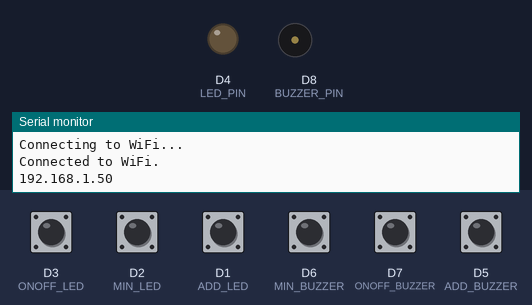
The sketch below on a simulated ESP8266 (NodeMCU). Parts: output pins drawn as LEDs (lit = HIGH), buzzer (waves = sounding, pin HIGH), the last lines printed to the serial monitor. Inputs (shaded band) come from the test bench; at power-on: D1 (ADD_LED), D2 (MIN_LED), D3 (ONOFF_LED), D5 (ADD_BUZZER), D6 (MIN_BUZZER), D7 (ONOFF_BUZZER) HIGH. WiFi joins after 1.5 s; servers stay silent unless stated.

Above: at 3.2 s.
3.3 s: D3 (ONOFF_LED) pulled LOW for 1 s
At 5.3 s:
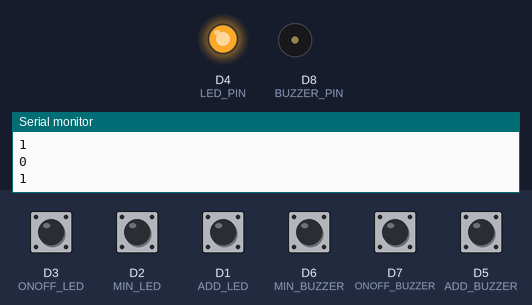
6.3 s: D7 (ONOFF_BUZZER) pulled LOW for 0.15 s
At 7.0 s:
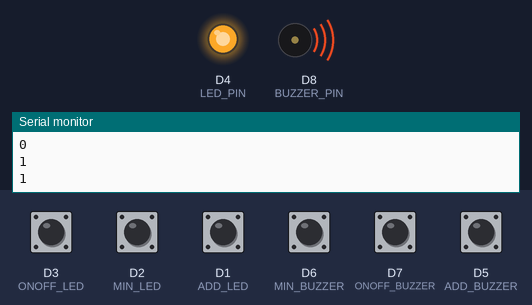
8.0 s: D3 (ONOFF_LED) pulled LOW for 0.15 s
At 8.9 s:
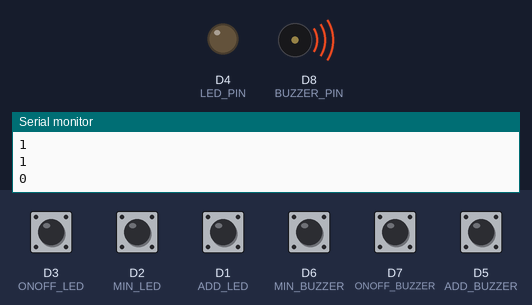
9.6 s: D5 (ADD_BUZZER) pulled LOW for 1 s
At 10.03 s:
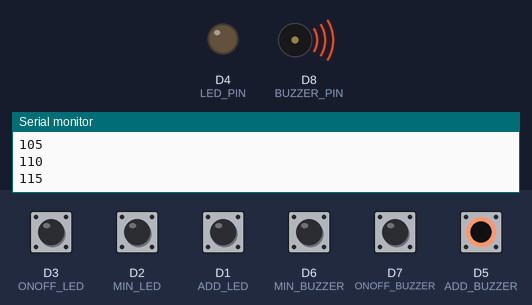
12.6 s: D3 (ONOFF_LED) pulled LOW for 0.15 s
At 13.2 s:
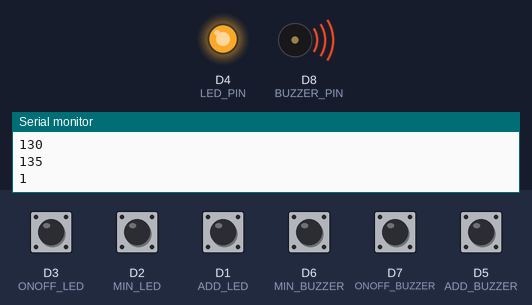
14.3 s: D2 (MIN_LED) pulled LOW for 0.15 s
At 15.2 s:
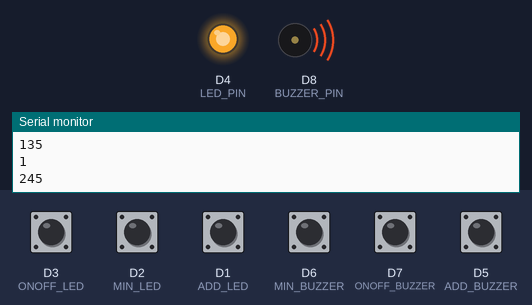
Timing chart, 0 to 16.9 s (numbered marks = the images above; inputs shaded):
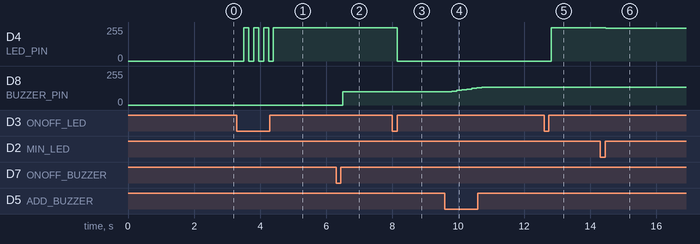

The sketch:

KELOMPOK_4_IOT_C.ino
```cpp
#include <ESP8266WiFi.h>
#include <WiFiClient.h>
#include <ESP8266WebServer.h>

const char* ssid = "Universitas Mulawarman";
const char* password = "";

ESP8266WebServer server(80); // Port untuk web server


// Define pins
const int BUZZER_PIN = D8;
const int LED_PIN = D4;
const int ONOFF_BUZZER = D7;
const int ADD_BUZZER = D5;
const int MIN_BUZZER = D6;
const int ONOFF_LED = D3;
const int ADD_LED = D1;
const int MIN_LED = D2;

// Define variables
int kecerahan = 0;
int bunyi = 0;
int LED_ONOFF;
int BUZZER_ONOFF;
int ONOFFBUZZER = 0;
int ONOFFLED = 0;

void setup() {
  Serial.begin(9600);
  // Initialize pins
  pinMode(BUZZER_PIN, OUTPUT);
  pinMode(LED_PIN, OUTPUT);
  pinMode(ONOFF_BUZZER, INPUT_PULLUP);
  pinMode(ADD_BUZZER, INPUT_PULLUP);
  pinMode(MIN_BUZZER, INPUT_PULLUP);
  pinMode(ONOFF_LED, INPUT_PULLUP);
  pinMode(ADD_LED, INPUT_PULLUP);
  pinMode(MIN_LED, INPUT_PULLUP);
  WiFi.begin(ssid, password);
  while (WiFi.status() != WL_CONNECTED) {
    delay(1000);
    Serial.println("Connecting to WiFi...");
  }
  Serial.println("Connected to WiFi.");
  Serial.println(WiFi.localIP());

  server.on("/", handleRoot); // Halaman utama
  server.on("/kecerahan", handleKecerahan); // Halaman untuk menampilkan kecerahan
  server.on("/bunyi", handleBunyi); // Halaman untuk menampilkan bunyi
  server.begin(); // Memulai web server
}

void loop() {
  server.handleClient();
  delay(150);
  analogWrite(LED_PIN,kecerahan);
  analogWrite(BUZZER_PIN,bunyi);

  // Check button state
  int LED_ADD = digitalRead(ADD_LED);
  int LED_MIN = digitalRead(MIN_LED);
  int BUZZER_ADD = digitalRead(ADD_BUZZER);
  int BUZZER_MIN = digitalRead(MIN_BUZZER);
  LED_ONOFF = digitalRead(ONOFF_LED);
  BUZZER_ONOFF = digitalRead(ONOFF_BUZZER);


  if ( LED_ONOFF == LOW && ONOFFLED==0) {
    ONOFFLED=1;
    kecerahan=250;
    Serial.println(ONOFFLED);

  } else if(LED_ONOFF==LOW && ONOFFLED==1) {
    ONOFFLED=0;
    kecerahan=0;
    Serial.println(ONOFFLED);
  }


  if ( LED_ADD == LOW && kecerahan<250 && ONOFFLED==1) {
    kecerahan+=5;
    Serial.println(kecerahan);

  } else if(LED_MIN==LOW && kecerahan>0 && ONOFFLED==1) {
    kecerahan-=5;
    Serial.println(kecerahan);
  }

    if ( BUZZER_ONOFF == LOW && ONOFFBUZZER==0) {
    ONOFFBUZZER=1;
    bunyi=100;
    Serial.println(ONOFFBUZZER);

  } else if(BUZZER_ONOFF==LOW && ONOFFBUZZER==1) {
    ONOFFBUZZER=0;
    bunyi=0;
    Serial.println(ONOFFBUZZER);
  }


  if ( BUZZER_ADD == LOW && bunyi<2500 && ONOFFBUZZER==1) {
    bunyi+=5;
    Serial.println(bunyi);

  } else if(BUZZER_MIN==LOW && bunyi>100 &&  ONOFFBUZZER==1) {
    bunyi-=5;
    Serial.println(bunyi);
  }
}


//Tampilan Website
void handleRoot() {
  server.send(200, "text/html", "<html><body><h1>Monitoring Kecerahan LED dan bunyi Buzzer </h1><p><a href=\"/kecerahan\">Atur kecerahan</a></p><p><a href=\"/bunyi\">Atur bunyi</a></p></body></html>"); // Menampilkan halaman utama
}

//Monitoring Kecerahan
void handleKecerahan() {
  String content = "<html><body><h1>Kecerahan</h1><p>" + String(kecerahan) + " </p><p><a href=\"/\">Kembali ke halaman utama</a></p></body></html>";
  server.send(200, "text/html", content);
}

void handleBunyi() {
 // Monitoring Frekuensi suara
  String content = "<html><body><h1>bunyi</h1><p>" + String(bunyi) + " Hz</p><p><a href=\"/\">Kembali ke halaman utama</a></p></body></html>";
  server.send(200, "text/html", content);
}
```

Measured:
- after the input at 3.3 s, D4 (LED_PIN): alternates 250/255 for 0.15 s and 0/255 for 0.15 s, 7 changes in all, then stays 250/255, starting after 0.20 s
- after the input at 6.3 s, D8 (BUZZER_PIN): 0/255 → 100/255 after 0.21 s
- after the input at 8.0 s, D4 (LED_PIN): 250/255 → 0/255 after 0.16 s
- after the input at 9.6 s, D8 (BUZZER_PIN): moves from 100/255 to 135/255 over 0.90 s, starting after 0.21 s
- after the input at 12.6 s, D4 (LED_PIN): 0/255 → 250/255 after 0.22 s
- after the input at 14.3 s, D4 (LED_PIN): 250/255 → 245/255 after 0.17 s
